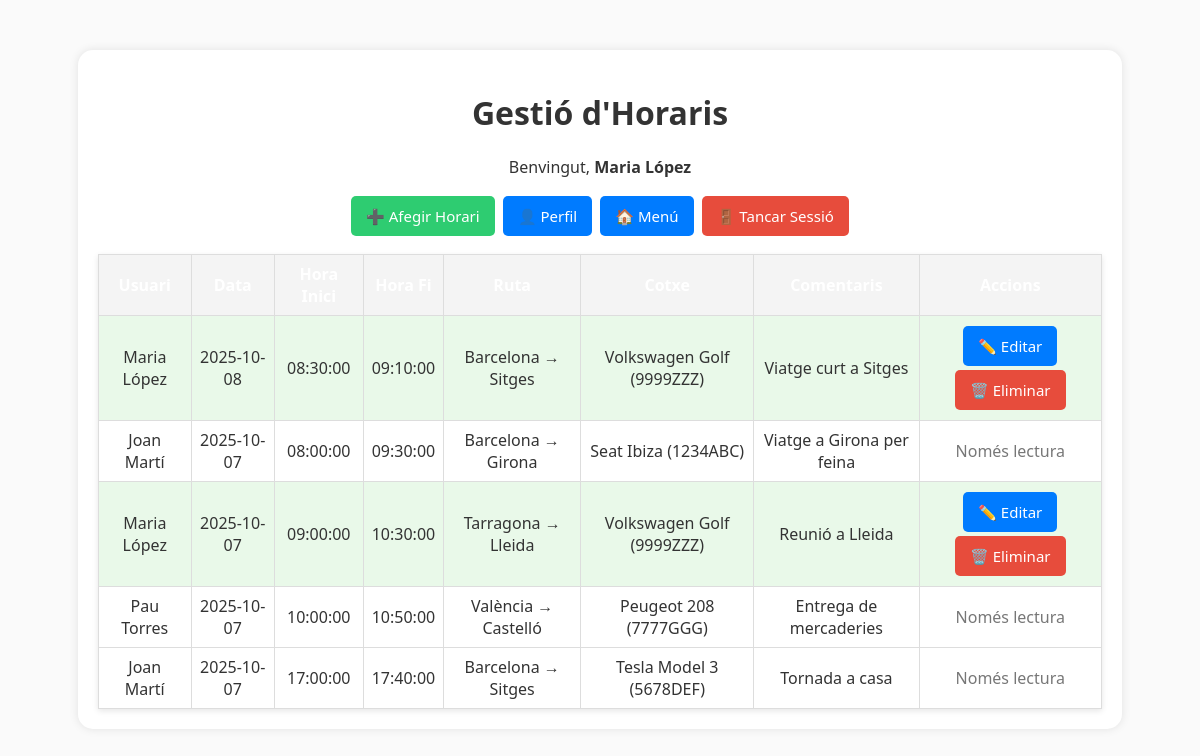
Screenshot of / (signed in) with the database file from the repository.
### tables this page shows
CREATE TABLE IF NOT EXISTS `horaris` (
  `id` int NOT NULL AUTO_INCREMENT,
  `usuari_id` int NOT NULL,
  `ruta_id` int NOT NULL,
  `cotxe_id` int DEFAULT NULL,
  `data` date NOT NULL,
  `hora_inici` time NOT NULL,
  `hora_fi` time DEFAULT NULL,
  `comentaris` text,
  PRIMARY KEY (`id`),
  KEY `usuari_id` (`usuari_id`),
  KEY `ruta_id` (`ruta_id`),
  KEY `cotxe_id` (`cotxe_id`)
);

CREATE TABLE IF NOT EXISTS `usuaris` (
  `id` int NOT NULL AUTO_INCREMENT,
  `nom` varchar(100) NOT NULL,
  `imatge_perfil` varchar(255) DEFAULT 'default.png',
  `correu` varchar(100) NOT NULL,
  `contrasenya` varchar(255) NOT NULL,
  PRIMARY KEY (`id`),
  UNIQUE KEY `correu` (`correu`)
);

CREATE TABLE IF NOT EXISTS `rutes` (
  `id` int NOT NULL AUTO_INCREMENT,
  `origen` varchar(150) NOT NULL,
  `desti` varchar(150) NOT NULL,
  `distancia_km` decimal(6,2) DEFAULT NULL,
  `duracio_estimada` time DEFAULT NULL,
  PRIMARY KEY (`id`)
);

CREATE TABLE IF NOT EXISTS `cotxes` (
  `id` int NOT NULL AUTO_INCREMENT,
  `usuari_id` int NOT NULL,
  `marca` varchar(100) DEFAULT NULL,
  `model` varchar(100) DEFAULT NULL,
  `matricula` varchar(20) DEFAULT NULL,
  PRIMARY KEY (`id`),
  UNIQUE KEY `matricula` (`matricula`),
  KEY `usuari_id` (`usuari_id`)
);

### index.php (the view, shortened to what this page needs)
<?php
require_once "connexio.php";
$idUsuari = $_SESSION['usuari_id'];
$sql = "
SELECT
    h.id, h.usuari_id, h.data, h.hora_inici, h.hora_fi, h.comentaris,
    u.nom AS nom_usuari,
    r.origen, r.desti, r.distancia_km, r.duracio_estimada,
    c.marca, c.model, c.matricula
FROM horaris h
INNER JOIN usuaris u ON h.usuari_id = u.id
INNER JOIN rutes r ON h.ruta_id = r.id
INNER JOIN cotxes c ON h.cotxe_id = c.id
ORDER BY h.data DESC, h.hora_inici ASC";
$resultat = $conn->query($sql);
?>
<!DOCTYPE html>
<html lang="ca">
<head>
    <link rel="stylesheet" href="css/estilo.css">
</head>
<body>
    <div class="container">
        <h1>Gestió d'Horaris</h1>
        <p class="center">
            Benvingut, <strong><?php echo htmlspecialchars($_SESSION['nom']); ?></strong>
        </p>
        <div class="center">
            <a href="afegir.php" class="boto success">➕ Afegir Horari</a>
            <a href="perfil.php" class="boto">👤 Perfil</a>
            <a href="principal.php" class="boto">🏠 Menú</a>
            <a href="logout.php" class="boto danger">🚪 Tancar Sessió</a>
        </div>
        <table>
            <thead>
                <tr>
                    <th>Usuari</th>
                    <th>Data</th>
                    <th>Hora Inici</th>
                    <th>Hora Fi</th>
                    <th>Ruta</th>
                    <th>Cotxe</th>
                    <th>Comentaris</th>
                    <th>Accions</th>
                </tr>
            </thead>
            <tbody>
                <?php
                if ($resultat && $resultat->num_rows > 0) {
                    while ($fila = $resultat->fetch_assoc()) {
                        $esMeu = ($fila['usuari_id'] == $idUsuari);
                        echo "<tr" . ($esMeu ? " class='meu'" : "") . ">";
                        echo "<td>" . htmlspecialchars($fila['nom_usuari']) . "</td>";
                        echo "<td>" . htmlspecialchars($fila['data']) . "</td>";
                        echo "<td>" . htmlspecialchars($fila['hora_inici']) . "</td>";
                        echo "<td>" . htmlspecialchars($fila['hora_fi']) . "</td>";
                        echo "<td>" . htmlspecialchars($fila['origen']) . " → " . htmlspecialchars($fila['desti']) . "</td>";
                        echo "<td>" . htmlspecialchars($fila['marca']) . " " . htmlspecialchars($fila['model']) . " (" . htmlspecialchars($fila['matricula']) . ")</td>";
                        echo "<td>" . htmlspecialchars($fila['comentaris']) . "</td>";
                        echo "<td class='center'>";
                        if ($esMeu) {
                            echo "<a href='editar.php?id=" . $fila['id'] . "' class='boto'>✏️ Editar</a> ";
                            echo "<a href='eliminar.php?id=" . $fila['id'] . "' class='boto danger' onclick='return confirm(\"Segur que vols eliminar aquest horari?\")'>🗑️ Eliminar</a>";
                        } else {
                            echo "<span style='color:#777;'>Només lectura</span>";
                        }
                        echo "</td>";
                        echo "</tr>";
                    }
                } else {
                    echo "<tr><td colspan='8' class='center'>No hi ha horaris disponibles.</td></tr>";
                }
                ?>
            </tbody>
        </table>
    </div>
</body>
</html>

### css/estilo.css (style rules this page uses)
:root { --color-fons: #f3f4f6; --color-text: #333; --color-principal: #007bff; --color-principal-hover: #0056b3; --color-exit: #dc3545; --color-exit-hover: #a71d2a; --color-success: #28a745; --color-success-hover: #1e7e34; }
* { box-sizing: border-box; font-family: "Segoe UI", Arial, sans-serif; }
body { background-color: var(--color-fons); color: var(--color-text); margin: 0; padding: 20px; }
h1, h2, h3 { text-align: center; color: var(--color-text); }
.container { max-width: 800px; margin: 0 auto; background: #fff; padding: 20px; border-radius: 10px; box-shadow: 0 2px 8px rgba(0,0,0,0.1); }
button, a.boto { display: inline-block; padding: 10px 15px; border: none; border-radius: 5px; color: white; font-size: 15px; cursor: pointer; text-decoration: none; transition: background 0.2s ease; }
a.boto { background-color: var(--color-principal); }
a.success { background-color: var(--color-success); }
a.danger { background-color: var(--color-exit); }
table { border-collapse: collapse; width: 100%; margin-top: 15px; background: white; box-shadow: 0 2px 6px rgba(0,0,0,0.1); }
th, td { padding: 10px; border-bottom: 1px solid #ddd; text-align: left; }
th { background-color: var(--color-principal); color: white; }
tr.meu { background: #e9f9e9; }
.center { text-align: center; }

### index.php (style rules this page uses)
body { font-family: sans-serif; background-color: #fafafa; }
.container { width: 90%; max-width: 1100px; margin: 30px auto; background: white; padding: 20px; border-radius: 15px; box-shadow: 0 0 10px rgba(0,0,0,0.1); }
table { width: 100%; border-collapse: collapse; margin-top: 1rem; }
th, td { border: 1px solid #ddd; padding: 8px; text-align: center; }
th { background-color: #f4f4f4; }
.meu { background-color: #e7f8e7; }
.boto { text-decoration: none; background: #3498db; color: white; padding: 6px 10px; border-radius: 6px; margin: 2px; display: inline-block; }
.boto.success { background: #2ecc71; }
.boto.danger { background: #e74c3c; }
.center { text-align: center; }

### rows the page displays
horaris: usuari.nom "Maria López", data "2025-10-08", hora_inici "08:30:00", hora_fi "09:10:00", rutes.origen "Barcelona", rutes.desti "Sitges", cotxe.marca "Volkswagen", cotxe.model "Golf", cotxe.matricula "9999ZZZ", comentaris "Viatge curt a Sitges"
horaris: usuari.nom "Joan Martí", data "2025-10-07", hora_inici "08:00:00", hora_fi "09:30:00", rutes.origen "Barcelona", rutes.desti "Girona", cotxe.marca "Seat", cotxe.model "Ibiza", cotxe.matricula "1234ABC", comentaris "Viatge a Girona per feina", shows "Només lectura"
horaris: usuari.nom "Maria López", data "2025-10-07", hora_inici "09:00:00", hora_fi "10:30:00", rutes.origen "Tarragona", rutes.desti "Lleida", cotxe.marca "Volkswagen", cotxe.model "Golf", cotxe.matricula "9999ZZZ", comentaris "Reunió a Lleida"
horaris: usuari.nom "Pau Torres", data "2025-10-07", hora_inici "10:00:00", hora_fi "10:50:00", rutes.origen "València", rutes.desti "Castelló", cotxe.marca "Peugeot", cotxe.model "208", cotxe.matricula "7777GGG", comentaris "Entrega de mercaderies", shows "Només lectura"
horaris: usuari.nom "Joan Martí", data "2025-10-07", hora_inici "17:00:00", hora_fi "17:40:00", rutes.origen "Barcelona", rutes.desti "Sitges", cotxe.marca "Tesla", cotxe.model "Model 3", cotxe.matricula "5678DEF", comentaris "Tornada a casa", shows "Només lectura"

### other values shown
$_SESSION['nom'] "Maria López"
